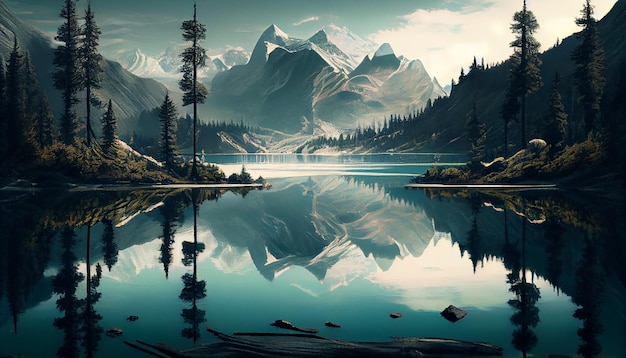
#> input picture ML-Part 5/Datasets/painting-mountain-lake-with-mountain-background_188544-9126.jpg, 626 x 358 px
$ jupyter execute --allow-errors Image-processing.ipynb   (shell and % lines are left out)
#> lines starting #> are read from the running program, lines starting #| are printed output that depends on the picture
[cell 1]
import matplotlib.image as mpimg
import matplotlib.pyplot as plt

[cell 2]
img = mpimg.imread('../Datasets/painting-mountain-lake-with-mountain-background_188544-9126.jpg')
#> img is the input picture: shape (358, 626, 3); mean R, G, B 72.4, 92.7, 92.6

[cell 3]
type(img)

[cell 4]
img.shape
#> Out = (358, 626, 3)

[cell 5]
print(img)
#> (printed output is left out)

[cell 6]
# displaying image from numpy array
img_plot = plt.imshow(img)
plt.show()

Resizing an image using PIL

[cell 7]
from PIL import Image

[cell 8]
img = Image.open('../Datasets/painting-mountain-lake-with-mountain-background_188544-9126.jpg')

[cell 9]
img_resized = img.resize((200,200))
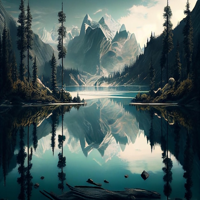
#> img_resized: PIL image 200x200 RGB; mean R, G, B 72.4, 92.7, 92.6

[cell 10]
img_resized.save('img.jpg')

#> (a cell that did not finish here is left out)

Converting rgb images to grayscale using opencv

[cell 12]
import cv2

[cell 13]
img = cv2.imread('../Datasets/painting-mountain-lake-with-mountain-background_188544-9126.jpg')

[cell 14]
type(img)

[cell 15]
img.shape
#> Out = (358, 626, 3)

[cell 16]
grayscale_img = cv2.cvtColor(img,cv2.COLOR_RGB2GRAY)
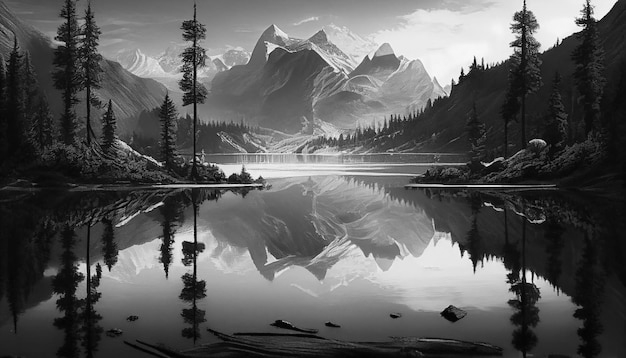
#> grayscale_img: shape (358, 626); min 0, max 252, mean 90.3

[cell 17]
type(grayscale_img)

[cell 18]
grayscale_img.shape
#> Out = (358, 626)

[cell 19]
cv2.imshow('Grayscale Image', grayscale_img)
cv2.waitKey(0)
cv2.destroyAllWindows()

[cell 20]
cv2.imwrite('img_grayscale.jpg',grayscale_img)
#> Out = True
